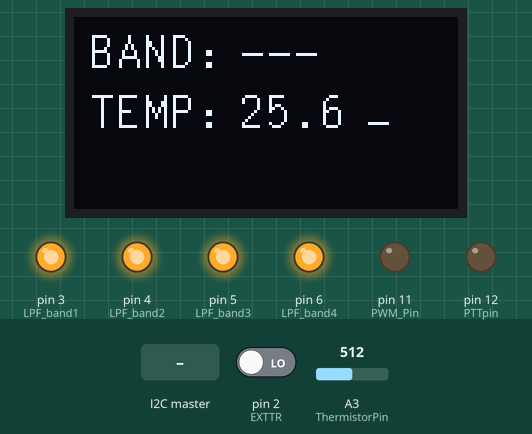
This sketch was run on a simulated Arduino Nano, built with avr-gcc and run on an emulated ATmega328P. Shown: 128×64 one-colour display, output pins drawn as LEDs (lit = HIGH). Inputs (shaded band) come from the test bench; at power-on: A3 (ThermistorPin) = 512, pin 2 (EXTTR) LOW.

Above: at 3.7 s.
3.8 s: A3 (ThermistorPin) set to 537
At 4.9 s:
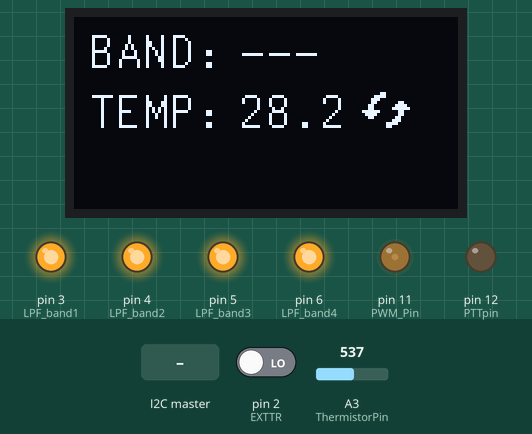
5.5 s: A3 (ThermistorPin) set to 716
At 6.6 s:
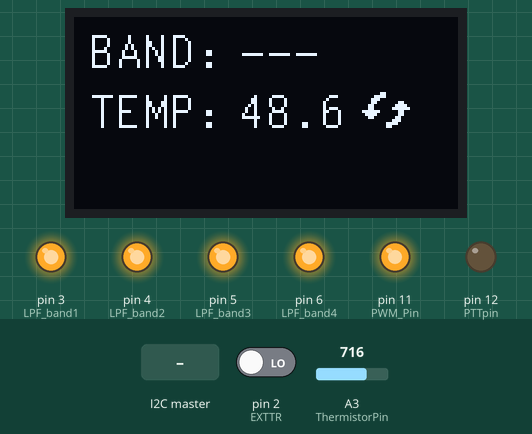
7.3 s: the I2C master sends the byte 1
At 8.2 s:
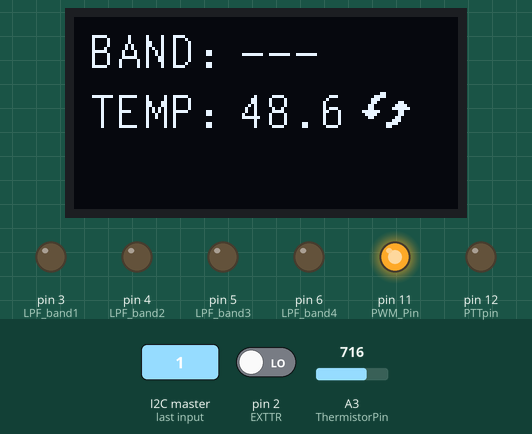
8.8 s: A3 (ThermistorPin) set to 511
At 10.0 s:
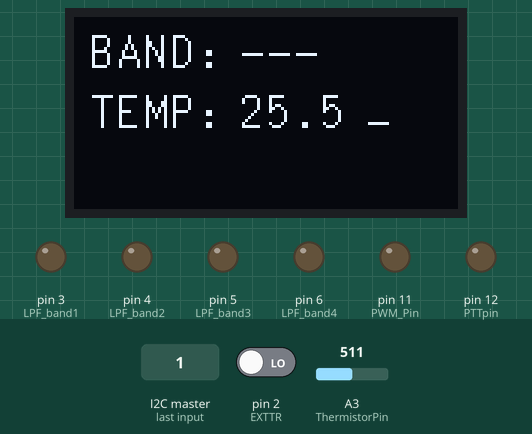
10.6 s: A3 (ThermistorPin) set to 900
At 12.3 s:
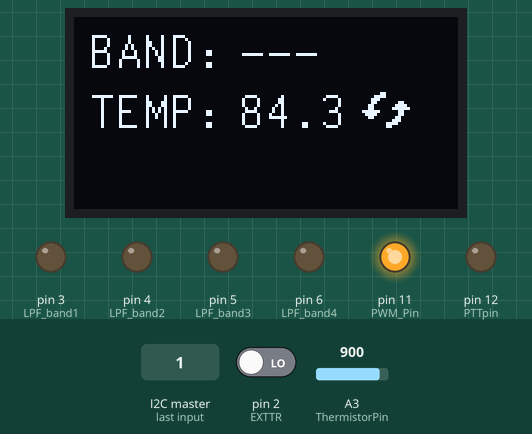
Timing chart, 0 to 13.3 s (numbered marks = the images above; inputs shaded):
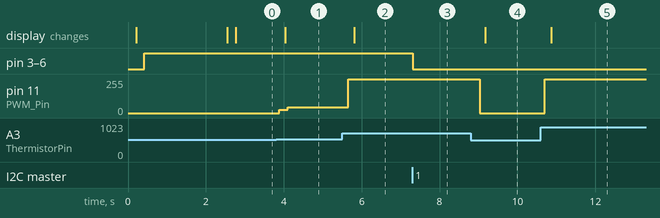

The sketch:

PA70_Controller_v3.0.1.ino
```cpp
// (licence header left out)
#include <Wire.h>                     //For I2C control
#include <U8g2lib.h>                  //For SSD1306 Chip Control (OLED)
#include <EEPROM.h>                   //To store values from PA70-Controller
#include <util/delay.h>               //Library to delay inside one Interrupt

//#define TEST                        //Uncomment if Testing (Serial Monitor traces)

// Declaration for an SH1106 display connected to I2C
//   U8G2_RX: Rotation (R0 = 0º | R1 = 90º | R2 = 180º | R3 = 270º | MIRROR)
//   SW SCL pin A0
//   SW SDA pin A1
//   Use U8X8_PIN_NONE if the reset pin is not connected (All Boards without Reset of the Display)
U8G2_SH1106_128X64_NONAME_2_SW_I2C u8g2(U8G2_R0, A0, A1, U8X8_PIN_NONE);

// Declaration for the Hermes Lites v2 I2C (Listen to Adress 0x20)
//   HW SDA pin A4
//   HW SCL pin A5

// Thermometer definitions
int ThermistorPin = 3;                            //Pin A3 for NTC voltage divider reading
int Vo;                                           //To store thermistor bridge readings
float R1 = 10000;                                 //Adjust to the R value for the divider (About 10K Ohm)
float logR2, R2, T;
float c1 = 1.009249522e-03, c2 = 2.378405444e-04, c3 = 2.019202697e-07;

// PWM definitions
const byte PWM_Pin = 11;                          //PWM Pin

// LPF Output Pins (D3..D10 pins can be used)
#define LPF_band1 3                               //Pin D3
#define LPF_band2 4                               //Pin D4
#define LPF_band3 5                               //Pin D5
#define LPF_band4 6                               //Pin D6

// PTT Control
#define EXTTR 2                                   //Pin D2
#define PTTpin 12                                 //Pin D12

// Other Configurations
float initialTempFanActivation = 27;              //Minimum temperature for Fan Activation
float tempFanActivation;                          //to implement the histeresis cycle
float previousTemp_fanActivation;                 //to implement the histeresis cycle
bool fanConnected = false;                        //to store if Fan is activated to show on OLED
String myBand="---";                              //to store myBand String
float myTemp;                                     //to store Temperature read from NTC
byte selectedBand;                                //to store Selected Band
byte previousSelectedBand;                        //to store previously Selected Band
byte previousI2CBand;                             //to store previously I2C Band decoded
byte PTTStatus = 0;                               //to store global PTT Status
bool PTTChanged = false;                          //to store global PTT Status Changed

// SetUp function initializations
void setup() {
  #ifdef TEST
  Serial.begin(9600);
  #endif

  // U8G2 Display initialization
  u8g2.begin();
  u8g2.setFont(u8g2_font_helvB12_tr);
  u8g2.firstPage();
  do {
    u8g2.drawStr(5,25,"PA70 Ctrl v3.0.1");        //Software version
    u8g2.drawStr(5,53,"      EA3IGT");            //Change to whatever you want
  } while ( u8g2.nextPage() );

  // I2C Slave Setup
  Wire.begin(0x20);                               // join i2c bus with address to listen
  Wire.onReceive(receiveEvent);                   // register event

  // Fan Setup
  tempFanActivation = initialTempFanActivation;
  previousTemp_fanActivation = tempFanActivation;

  // LPF Setup
  pinMode(LPF_band1, OUTPUT);
  pinMode(LPF_band2, OUTPUT);
  pinMode(LPF_band3, OUTPUT);
  pinMode(LPF_band4, OUTPUT);

  // OLED Setup
  pinMode(A0,OUTPUT);
  pinMode(A1,OUTPUT);

  // PTT Setup
  pinMode(PTTpin,OUTPUT);
  pinMode(EXTTR,INPUT);

  // PWM Setup
  pinMode(PWM_Pin,OUTPUT);

  delay(200);

  //Listen to EXTTR status change
  attachInterrupt(digitalPinToInterrupt(EXTTR),changePTT,CHANGE);

  //Get stored Band from EEPROM for initial filter selection
  previousSelectedBand=EEPROM.read(0);              //Read LPF filter Band from EEPROM byte 0
  previousI2CBand=EEPROM.read(1);                   //Read I2C byte Band from EEPROM byte 1

  #ifdef TEST
  Serial.print(F("*** Previous I2C Band: "));
  Serial.println(previousI2CBand);
  Serial.print(F("*** Previous Selected Band: "));
  Serial.println(previousSelectedBand);
  Serial.println(F("Initializing..."));
  Serial.println();
  #endif

  decodeBand(previousI2CBand);
  setLpfBand(previousSelectedBand);                   //Select LPF filter

  delay(2000);                                        //Delay to show the Logo & Version
  sendOled();                                         //Refresh OLED
}

// Main loop program
void loop()
{
  int PWMDuty;
  int Times = 100;                                    //Average N times to be more stable
  float Temperature = 0;                              //All thermometer code from: https://bit.ly/3pOUjVo
  for(int i = 0; i < Times; i++) {
    Vo = analogRead(ThermistorPin);
    R2 = R1 * (1024.0 / (float)Vo - 1.0);
    logR2 = log(R2);
    T = (1.0 / (c1 + c2*logR2 + c3*logR2*logR2*logR2));
    T = T - 273.15 + 1;                               //+1 is my personal adjustment to be more precise
    Temperature = Temperature + T;
    if (PTTChanged)
    {
        digitalWrite(PTTpin,PTTStatus);               //Toggle PTT
        PTTChanged=false;                             //Reset PTTChanged
    }
  }
  myTemp = int(Temperature/Times*10)/(float)10.0;     //Rounded to get 1 decimal

  PWMDuty = int((myTemp - tempFanActivation)*20);     //Calculate PWMDuty (increase to get more aggresive fan)
  if (PWMDuty < 0)
  {
    PWMDuty = 0;
  }
  if (PWMDuty > 254)
  {
    PWMDuty = 254;
  }

  #ifdef TEST
  Serial.print(F("Temperature: "));
  Serial.print(myTemp,1);
  Serial.print(F(" - PWMDuty: "));
  Serial.println(PWMDuty);
  #endif

  analogWrite(PWM_Pin,PWMDuty);                       //Select the appropriate PWM f(temperature)

  if (PWMDuty > 0 and not(fanConnected))              //Implement histeresis cycle
  {
    tempFanActivation = initialTempFanActivation - 1;
  }
  if (PWMDuty == 0 and fanConnected)
  {
    tempFanActivation = initialTempFanActivation;
  }

  if (PWMDuty > 0)
  {
    fanConnected=true;
  }
  else
  {
    fanConnected=false;
  }

  #ifdef TEST
  if (fanConnected)
  {
    Serial.println(F("Fan Connected"));
    Serial.print(F("Minimum Temperature Fan Deactivation: "));
    Serial.println(tempFanActivation,1);
  }
  else
  {
    Serial.println(F("Fan Disconnected"));
    Serial.print(F("Minimum Temperature Fan Activation: "));
    Serial.println(tempFanActivation,1);
  }
  Serial.print(F("BAND:"));
  Serial.println(myBand);
  Serial.println();
  #endif

  sendOled();                                         //Refresh OLED
}

//Interrupt function to handle any PTT change at HL2 (EXTTR signal)
void changePTT()
{
  int myEXTTR = digitalRead(EXTTR);
  PTTStatus = not(myEXTTR);
  PTTChanged = true;

  #ifdef TEST
  Serial.println(F("*** EXTTR Changed ***"));
  Serial.print(F("Value="));
  Serial.println(myEXTTR);
  Serial.print(F("PTTStatus="));
  Serial.println(PTTStatus);
  #endif
}

void receiveEvent(int howMany) {      //Triggered when receive I2C information from HL2
  byte c[10];
  int i= 0;
  while (0 < Wire.available()) {      // loop through all but the last
    c[i] = Wire.read();               // receive byte as a character
    i++;
  }

  #ifdef TEST
  Serial.print(F("I2C BUS DATA:"));
  Serial.println(c[1]);               // write to usb monitor
  #endif

  byte myC=c[1] & B00111111;          //Get 6 least significative bits
  decodeBand(myC);                    //Decode Band

  // write to LPF "Binary Bus" (Band Selection)
  setLpfBand(selectedBand);
  if ((selectedBand!=previousSelectedBand) and (PTTStatus==1))
  {
    #ifdef TEST
    // write to usb monitor
    Serial.println(F("*** Change Filter: Delay 50 ms ***"));
    #endif
    _delay_ms(50);                    //Delay 50ms to settle LPF filters (if change) before PTT
  }
  previousSelectedBand = selectedBand;

  // Toggle PTT
  digitalWrite(PTTpin,PTTStatus);

  //Store Last Selected Band into EEPROM
  if (PTTStatus)
  {
    EEPROM.write(0,selectedBand);     //Byte 0 for selectedBand
    EEPROM.write(1,myC);              //Byte 1 for I2C decoded
  }

  #ifdef TEST
  // write to usb monitor
  Serial.print(F("LPF BAND CONTROL (Binary):"));
  Serial.println(selectedBand);
  Serial.print(F("PTT CONTROL:"));
  Serial.println(PTTStatus);
  #endif
}

//Function to activate the appropriate filter band at LPF
//***************** Change accordingly ******************
void setLpfBand(int lpfBand)
{
  // write to LPF "Binary Bus" (Band Selection)
  digitalWrite(LPF_band1, lpfBand & B0001);
  digitalWrite(LPF_band2, lpfBand & B0010);
  digitalWrite(LPF_band3, lpfBand & B0100);
  digitalWrite(LPF_band4, lpfBand & B1000);
}

//Function to decode HL2 band and select/map the filter
//**************** Change accordingly *****************
void decodeBand(byte c)
{
  switch (c) {
    case 0x1:     //160m
      selectedBand = B0001;
      myBand = F("160m");
      break;
    case 0x2:     //80m
      selectedBand = B0001;
      myBand = F("80m");
      break;
    case 0x4:     //60m & 40m
      selectedBand = B0010;
      myBand = F("60/40m");
      break;
    case 0x8:     //30m & 20m
      selectedBand = B0100;
      myBand = F("30/20m");
      break;
    case 0x10:     //17m & 15m
      selectedBand = B1000;
      myBand = F("17/15m");
      break;
    case 0x20:     //12m & 10m
      selectedBand = B1000;
      myBand = F("12/10m");
      break;
    default:
      selectedBand=selectedBand;  //No Change
  }
}

//Function to send all the information to the OLED
void sendOled(void)
{
  // write to OLED
  //u8g2.clearBuffer();
  u8g2.firstPage();
  do {
    // u8g2.drawFrame(0,0,128,64);
    u8g2.setFont(u8g2_font_t0_17_tr);
    u8g2.drawStr(5,17,"BAND:");

    u8g2.drawStr(55,17,myBand.c_str());
    u8g2.drawStr(5,37,"TEMP:");
    String myTempStr=String(myTemp,1);
    u8g2.drawStr(55,37,myTempStr.c_str());
    if (fanConnected)
    {
      //u8g2.drawStr(97,37,"#");
      u8g2.setFont(u8g2_font_open_iconic_all_2x_t);
      u8g2.drawStr(96,39,"\xcd");
    }
    else
    {
      u8g2.drawStr(97,36,"_");
    }
    //u8g2.setFont(u8g2_font_t0_17_tr);
    //u8g2.drawStr(5,57,"TRANSMITING");  //Space for future uses
    delay(2);
  } while ( u8g2.nextPage() );
  u8g2.sendBuffer();
}
```

Measured:
- the behaviour switches between 526 and 527 on A3 (ThermistorPin) (found by bisection; images 0 and 1)
- after the input at 3.8 s, pin 11 (PWM_Pin): 0/255 → 24/255 after 0.08 s, → 44/255 0.22 s later; the display: changes after 0.23 s (image 1)
- after the input at 5.5 s, pin 11 (PWM_Pin): 44/255 → 254/255 after 0.15 s; the display: changes after 0.31 s (image 2)
- after the input at 7.3 s, pin 3 (LPF_band1), pin 4 (LPF_band2), pin 5 (LPF_band3), pin 6 (LPF_band4): HIGH → LOW at once
- after the input at 8.8 s, pin 11 (PWM_Pin): 254/255 → 0/255 after 0.23 s; the display: changes after 0.37 s (image 4)
- after the input at 10.6 s, pin 11 (PWM_Pin): 0/255 → 254/255 after 0.10 s; the display: changes after 0.26 s (image 5)
